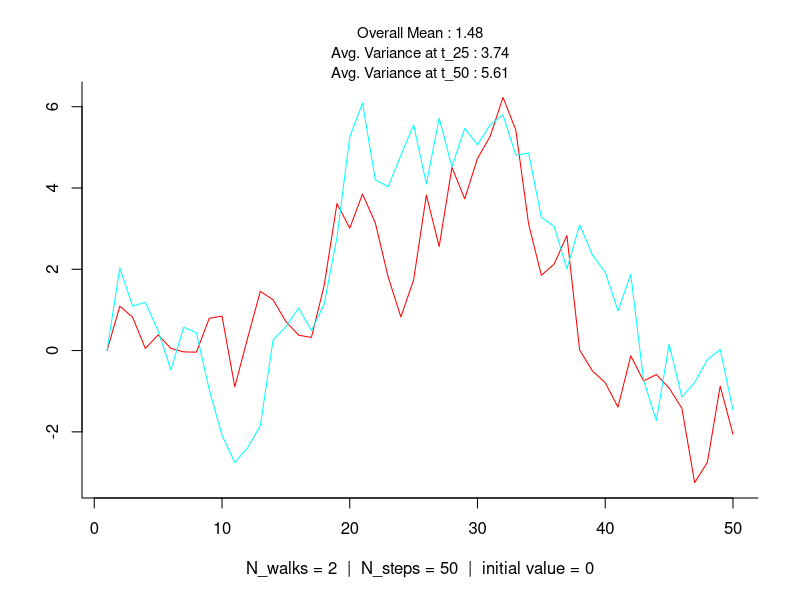
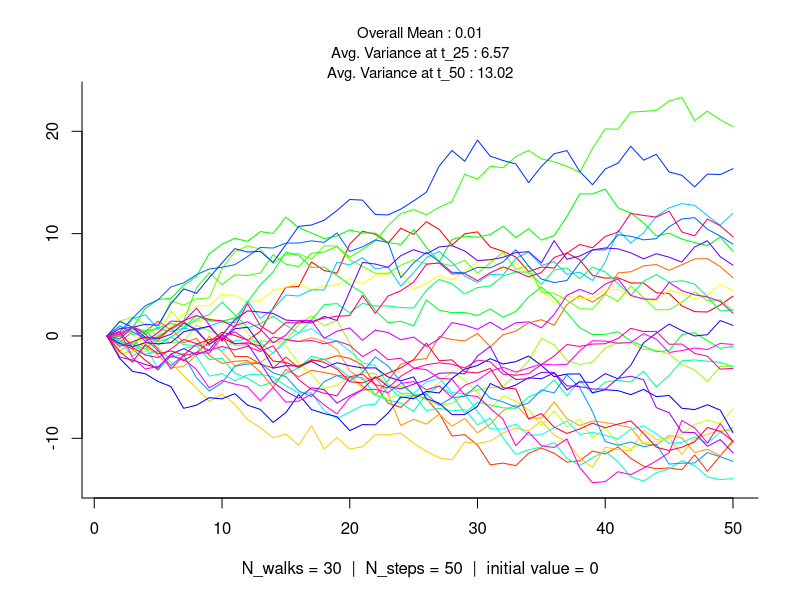
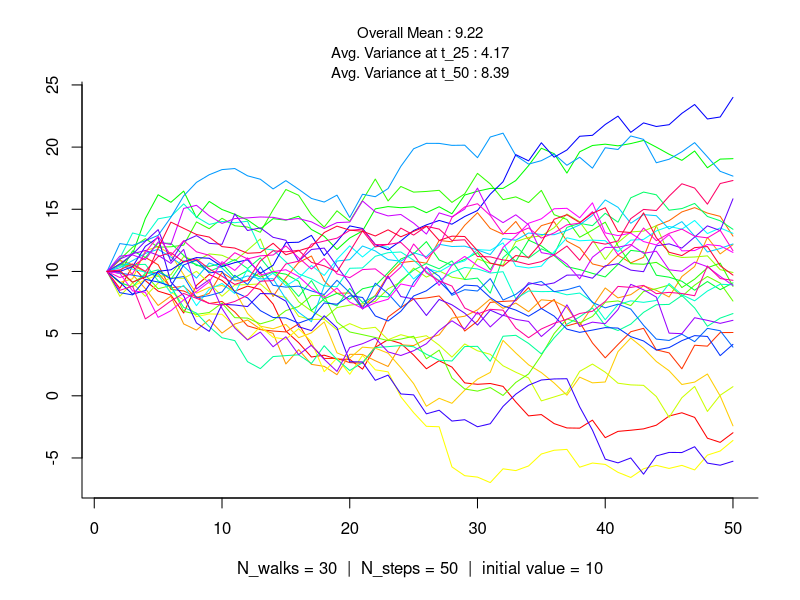
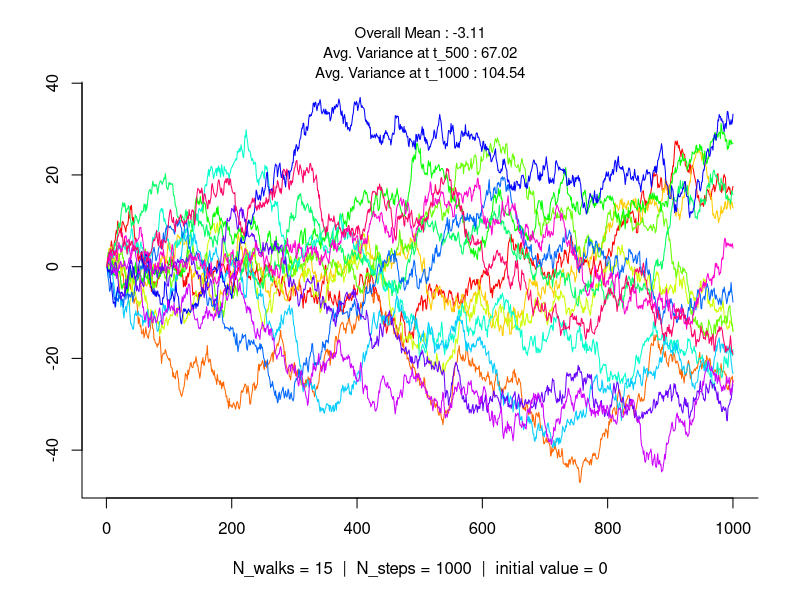
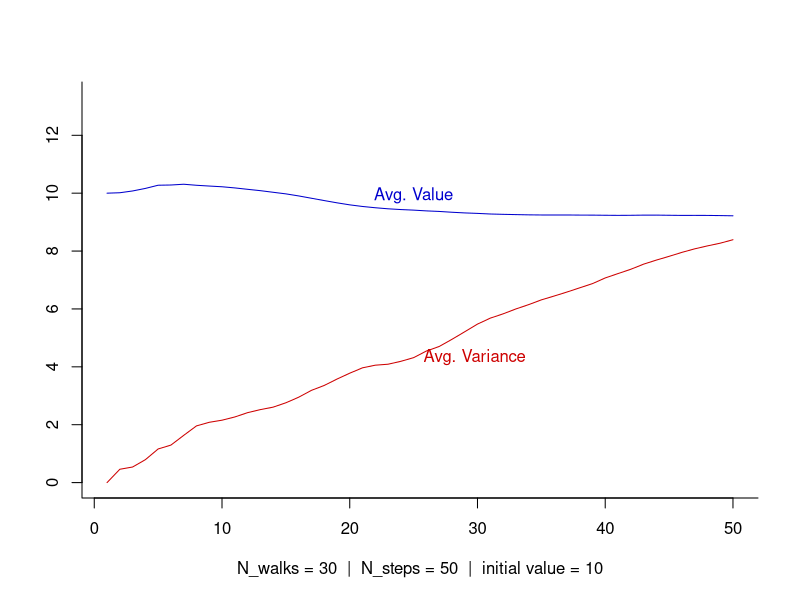
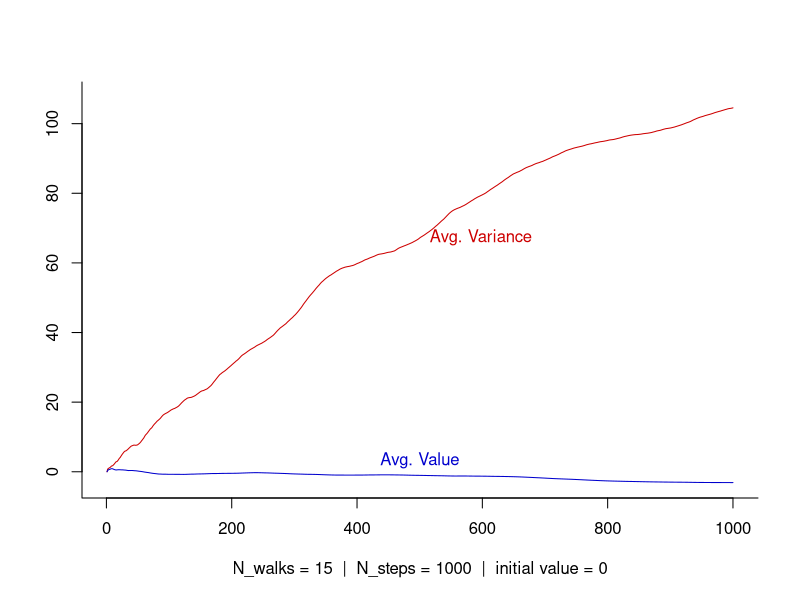
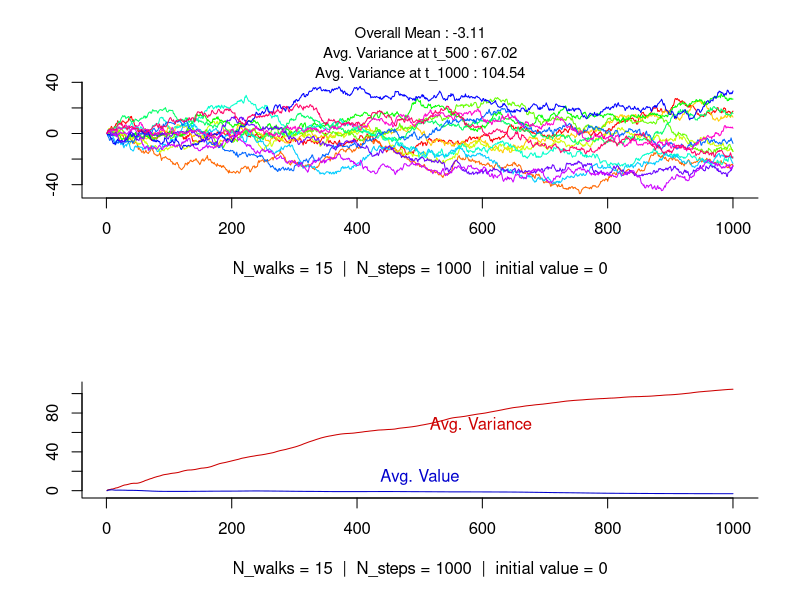

Write R code to recreate these figures, in order.
#=================================#
#====== SIMPLE RANDOM WALKS ======#
#=================================#

# Author: Jonah Gabry (jsg2201@columbia.edu)
# Written using R version 3.1.1 on Mac OS X 10.9.3


# Function to generate N_walks random walks of length N_steps with y[1] = init,
# y[t+1] = y[t] + Normal(0,1)
random_walks <- function(N_walks, N_steps, init = 0) {
  walk <- function(...) {
    y <- c(init, rep(NA, N_steps - 1))
    for(i in 2:N_steps){
      y[i] <- y[i-1] + rnorm(1)
    }
    y
  }
  
  replicate(N_walks, walk(N_steps))
}


# Function to plot the random walks
plot_random_walks <- function(walks) {
  title <- paste("N_walks =", ncol(walks), 
                 " |  N_steps =", nrow(walks), 
                 " |  initial value =", walks[1,1])
  
  plot(ts(walks), plot.type = "single", bty = "l", col = rainbow(ncol(walks)),
       main = "", xlab = title, ylab = "")
  
  mean <- round(mean(walks), 2)
  var <- round(mean(apply(walks, 2, var)), 2)
  var_half <- round(mean(apply(walks[1:nrow(walks)/2,], 2, var)), 2)

  
  mtext(paste0("Avg. Variance at t_", nrow(walks), " : ", var), 
        side = 3, cex = 0.9)
  mtext(paste0("Avg. Variance at t_", nrow(walks)/2, " : ", var_half), 
        side = 3, line = 1, cex = 0.9)
  mtext(paste0("Overall Mean : ", mean), side = 3, line = 2, cex = 0.9)
}


# 2 random walks of length 50, init = 0
walk_sims_2_50 <- random_walks(N_walks = 2, N_steps = 50)
plot_random_walks(walk_sims_2_50)

# 30 random walks, each of length 50, init = 0
walk_sims_30_50 <- random_walks(N_walks = 30, N_steps = 50)
plot_random_walks(walk_sims_30_50)

# 30 random walks, each of length 50, init = 10
walk_sims_30_50_init10 <- random_walks(N_walks = 30, N_steps = 50, init = 10)
plot_random_walks(walk_sims_30_50_init10)

# 15 random walks, each of length 1000, init = 0
walk_sims_15_1000 <- random_walks(N_walks = 15, N_steps = 1000)
plot_random_walks(walk_sims_15_1000)


# Look at how the average value of the walks stays roughly constant while the
# average variance of the walks continues to grow as t increases
plot_mean_var <- function(walks) {
  title <- paste("N_walks =", ncol(walks), 
                 " |  N_steps =", nrow(walks), 
                 " |  initial value =", walks[1,1])
  
  mean <- walks[1,1]
  var <- 0
  for (j in 2:nrow(walks)) {
    mean <- c(mean, mean(walks[1:j, ]))
    var <- c(var, mean(apply(walks[1:j, ], 2, var)))
  }
  line_cols <- c("red3", "blue3")
  plot(ts(cbind(var, mean)), plot.type = "single", bty = "l",
       ylim = c(min(mean, var), max(mean, var) + 3),
       col = line_cols, ylab = "", xlab = title)
  
  txt_x <- nrow(walks)/2
  text(x = txt_x, y = c(var[txt_x], mean[txt_x]), pos = c(4,3), col = line_cols,
       labels = c("Avg. Variance", "Avg. Value"))
}

plot_mean_var(walk_sims_30_50_init10)
plot_mean_var(walk_sims_15_1000)


# Look at plot of walks and plot of mean/variance side by side
par(mfrow = c(2,1))
plot_random_walks(walk_sims_15_1000)
plot_mean_var(walk_sims_15_1000)
